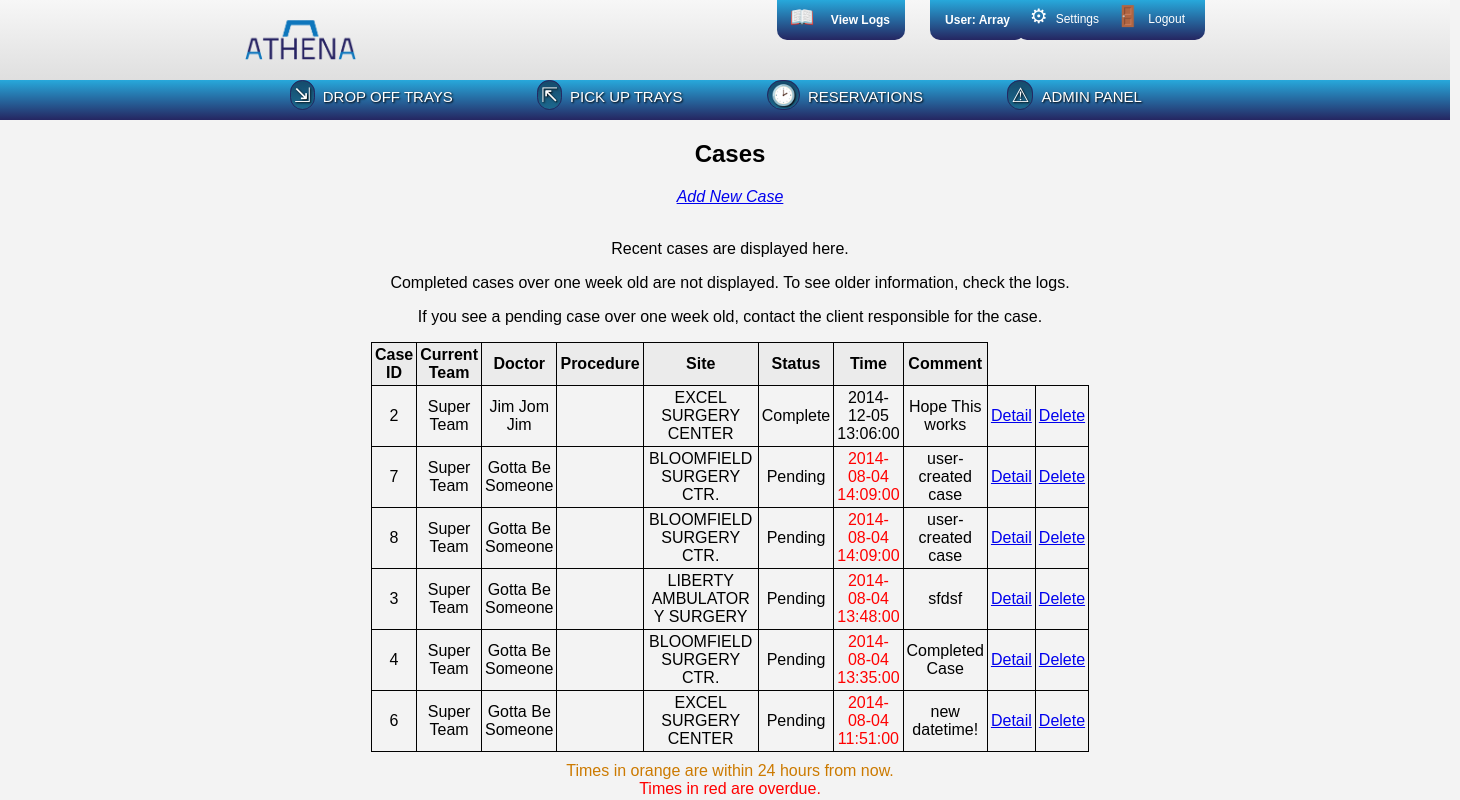
/www/cases/cases.php (signed in), run on the app's committed database.
### tables this page shows
create table if not exists cases 
( case_id   int(10)      not null auto_increment,
  team_id   int(10)      not null default 0,          
  doc_id    int(10)      not null default 0,          
  proc_id   int(10)      not null default 0,          
  site_id   int(10)      not null default 0,          
  status    varchar(40)  not null default '',         
  dttm      datetime     not null default '0/0/0',    
  cmt       varchar(255) not null default '',
  primary key (case_id)
);

create table if not exists teams 
( team_id   int(10)      not null auto_increment,
  name      varchar(255) not null,
  region    varchar(40)  not null default '',
  state     varchar(3)   not null,
  cmp_id    int(10)      not null default 0,     
  head_id   int(10)      not null default 0,     
  primary key (team_id)
);

create table if not exists doctors 
( doc_id    int(10)      not null auto_increment,
  active    int(1)       not null default '1',
  name      varchar(255) not null,
  unique index (name),
  primary key (doc_id)
);

create table if not exists sites 
( site_id   int(10)      not null auto_increment,
  active    int(1)       not null default '1',
  name      varchar(255) not null,
  address   varchar(255) not null,
  city      varchar(255) not null,
  state     varchar(2)   not null,
  zip       varchar(5)   not null,
  fax       varchar(10)  not null,
  unique index (name),
  primary key (site_id)
);

### www/utils/dbConnector.php (called while the page is built, shortened)
<?php
	class dbConnector implements dbConnectInfo {
		protected static $server = dbConnectInfo::HOST;
		protected static $db = dbConnectInfo::DBNAME;
		protected static $user = dbConnectInfo::USER;
		protected static $pass = dbConnectInfo::PW;
		public function doConnect() {
			$hookup = mysqli_connect(self::$server, self::$user, self::$pass, self::$db);
			return $hookup;
		}
	}
?>

### www/cases/cases.php (the view, shortened to what this page needs)
<?php
	require_once "includes.php";
	$worker = new dbWorker();
	echo "<div class='adminTable'>";
	echo "<h2>Cases</h2>";
	echo "<em><a href='addNewCase.php'>Add New Case</a></em> <br/> <br/>";
	echo "<p>Recent cases are displayed here.</p><p>Completed cases over one week old are not displayed. To see older information, check the logs.</p><p>If you see a pending case over one week old, contact the client responsible for the case.</p>";
	echo "<table>" .
	"<tr><th>Case ID</th><th>Current Team</th><th>Doctor</th><th>Procedure</th><th>Site</th><th>Status</th><th>Time</th><th>Comment</th></tr>";
	$sql = "SELECT * FROM cases ORDER BY dttm DESC";
	if($result = $worker->query($sql)) {
		while($row = mysqli_fetch_assoc($result)) {
			extract($row);
			$timeToCheck = strtotime($dttm);
			if((time() - $timeToCheck >= 604800) && $status == "Complete") continue;
			$dttm = $worker->checkTime($dttm);
			echo "<tr>";
			echo "<td>$case_id</td>";
			$team = $worker->findTeam($team_id, "name");
			echo "<td>$team</td>";
			$doctor = $worker->findDoctor($doc_id, "name");
			echo "<td>$doctor</td>";
			$procedure = $worker->findProcedure($proc_id, "name");
			echo "<td>$procedure</td>";
			$site = $worker->findSite($site_id, "name");
			echo "<td>$site</td>";
			echo "<td>$status</td>";
			echo "<td>$dttm</td>";
			echo "<td>$cmt</td>";
			echo "<td><a href='caseDetail.php?cid=$case_id'>Detail</a></td>";
			echo "<td><a href='deleteCase.php?cid=$case_id'>Delete</a></td></tr>";
		}
		echo "</table>";
		echo "</div>";
	} else {
		echo "Database Connection Error";
		$worker->closeConnection();
	}
?>

### www/utils/dbWorker.php (shortened to what this page needs)
<?php
	require_once("dbConnector.php");
	class dbWorker extends dbConnector {
		private $connection;
		public function __construct() {
			$this->connection = $this->doConnect();
		}
		public function query($sql) {
			return mysqli_query($this->connection, $sql);
		}
		public function findSite($uid, $requestedField) {
			$sql = "SELECT * FROM sites WHERE site_id='$uid'";
			$result = $this->query($sql);
			$row = mysqli_fetch_assoc($result);
			return $row["$requestedField"];
		}
		public function findTeam($uid, $requestedField) {
			$sql = "SELECT * FROM teams WHERE team_id='$uid'";
			$result = $this->query($sql);
			$row = mysqli_fetch_assoc($result);
			return $row["$requestedField"];
		}
		public function findDoctor($uid, $requestedField) {
			$sql = "SELECT * FROM doctors WHERE doc_id='$uid'";
			$result = $this->query($sql);
			$row = mysqli_fetch_assoc($result);
			return $row["$requestedField"];
		}
		public function checkTime($timeStamp) {
			$date = strtotime($timeStamp);
			$oneDayFromNow = time() + 86400;
			if(time() > strtotime($timeStamp)) return "<span class='error'>$timeStamp</span>";
			else if($date <= $oneDayFromNow && time() < $date) return "<span class='warning'>$timeStamp</span>";
			else return $timeStamp;
		}
	}
?>

### www/styles.css (style rules this page uses)
* { background: none repeat scroll 0% 0% transparent; }
body { font-family: helvetica, sans-serif; margin: 0; background: #f3f3f3; overflow-x:hidden; }
.main table, .main th, .main td { margin-top: 10px; margin-bottom: 10px; padding: 3px; max-width: 400px; word-wrap: break-word; border-collapse: collapse; }
.adminTable th, .adminTable td { border: 1px solid black; margin-top: 10px; margin-bottom: 10px; padding: 3px; max-width: 400px; word-wrap: break-word; border-collapse: collapse; }
.adminTable th { background: #EBEBEB; max-width: 500px; }
.error { color: red; }
.main table { width: 300px; margin-left: auto; margin-right: auto; }
.main div { margin-left: auto; margin-right: auto; }

### data on the page
cases: case_id "2", team.name "Super Team", doc.name "Jim Jom Jim", site.name "EXCEL SURGERY CENTER", status "Complete", dttm "2014-12-05 13:06:00", cmt "Hope This works"
cases: case_id "7", team.name "Super Team", doc.name "Gotta Be Someone", site.name "BLOOMFIELD SURGERY CTR.", status "Pending", dttm "2014-08-04 14:09:00", cmt "user-created case"
cases: case_id "8", team.name "Super Team", doc.name "Gotta Be Someone", site.name "BLOOMFIELD SURGERY CTR.", status "Pending", dttm "2014-08-04 14:09:00", cmt "user-created case"
cases: case_id "3", team.name "Super Team", doc.name "Gotta Be Someone", site.name "LIBERTY AMBULATORY SURGERY", status "Pending", dttm "2014-08-04 13:48:00", cmt "sfdsf"
cases: case_id "4", team.name "Super Team", doc.name "Gotta Be Someone", site.name "BLOOMFIELD SURGERY CTR.", status "Pending", dttm "2014-08-04 13:35:00", cmt "Completed Case"
cases: case_id "6", team.name "Super Team", doc.name "Gotta Be Someone", site.name "EXCEL SURGERY CENTER", status "Pending", dttm "2014-08-04 11:51:00", cmt "new datetime!"

### other printed values
$userStr "Array"
